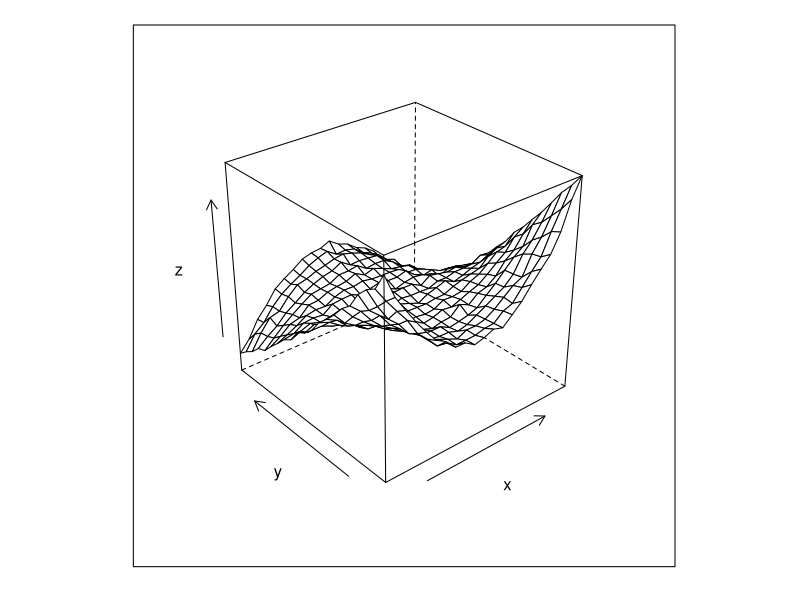
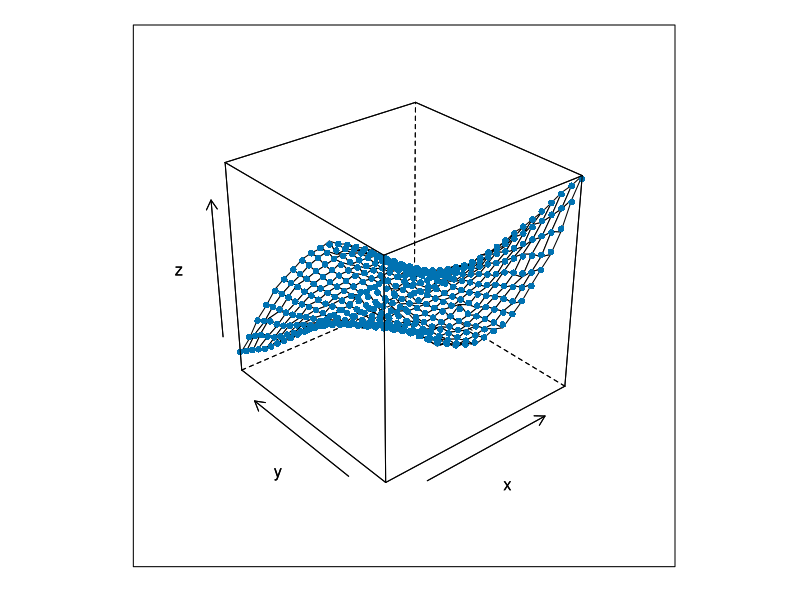
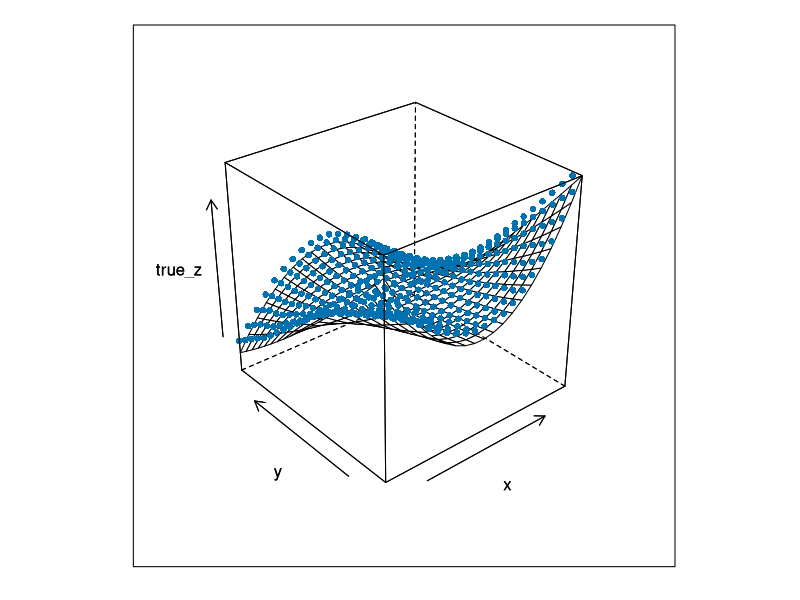
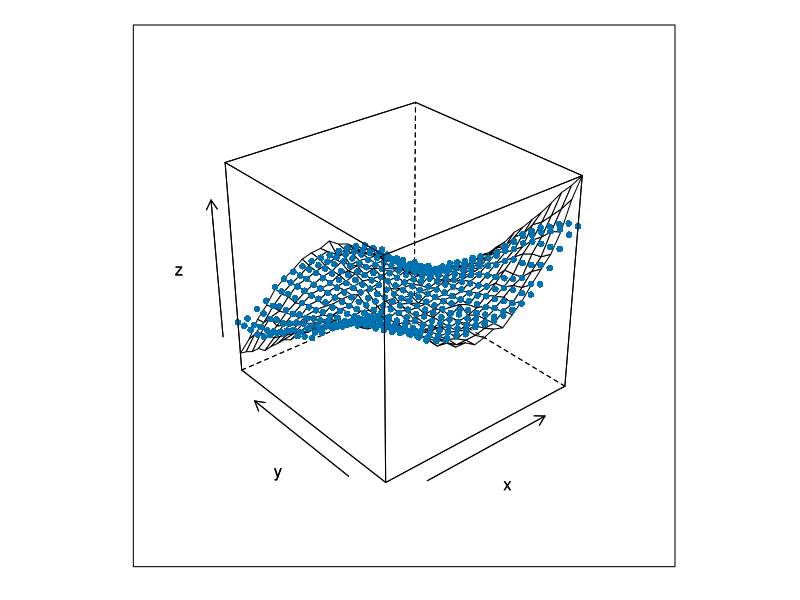
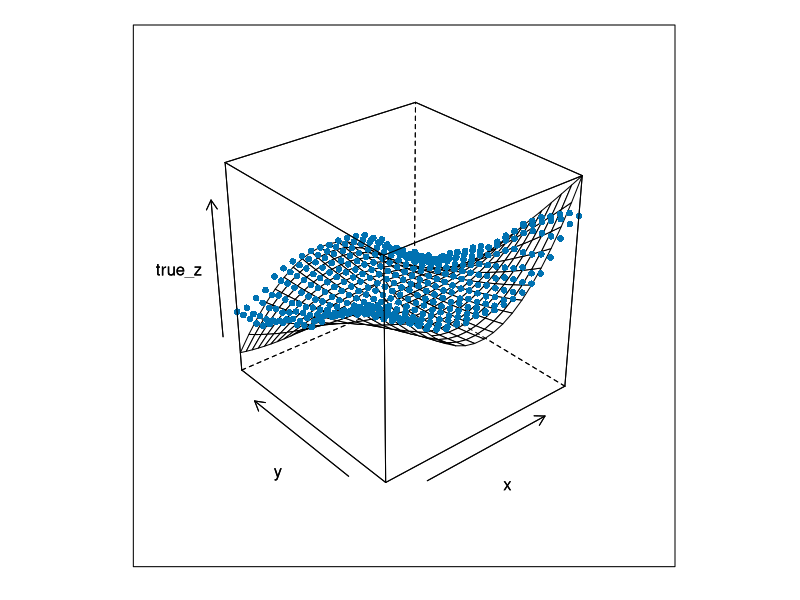

Recreate these plots in R, in order.
## ---- chunk 1
library(dplyr)
library(lattice)

set.seed(42)
df <- expand.grid(x = -10:10, y = -10:10) %>% 
  mutate(z = y + x^2 + y^2 - x*y - x^2*y + rnorm(n(), 100, 20))

wireframe(z ~ x*y, df)
## ---- chunk 2
library(fields)

# takes x,y instead of formula
model_x <- df %>% select(x,y)
model_y <- df %>% select(z)

fit <- Tps(model_x, model_y)
## ---- chunk 3
pred_tps <- predict(fit)

# add predicted and true values
df <- df %>% 
  mutate(true_z = y + x^2 + y^2 - x*y - x^2*y) %>% 
  mutate(fitted_z = as.vector(pred_tps))

# to get a surface and points on the same plot
wire_cloud <- function(x, y, z, point_z, ...){
  panel.wireframe(x, y, z, ...)
  panel.cloud(x, y, point_z, ...)
}

# with the data as above
wireframe(z ~ x*y, data = df,
          panel = wire_cloud, point_z = df$fitted_z,
          pch = 16)
## ---- chunk 4
wireframe(true_z ~ x*y, data = df,
          panel = wire_cloud, point_z = df$fitted_z,
          pch = 16)
## ---- chunk 5
library(randomForest)
fit_rf <- randomForest(z ~ x + y, df)
pred_rf <- predict(fit_rf)

df <- df %>% 
  mutate(fitted_rf = pred_rf)

wireframe(z ~ x*y, data = df,
          panel = wire_cloud, point_z = df$fitted_rf,
          pch = 16)

wireframe(true_z ~ x*y, data = df,
          panel = wire_cloud, point_z = df$fitted_rf,
          pch = 16)
